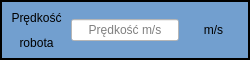
             <widget class="QFrame" name="FramePredkosc">
              <property name="minimumSize">
               <size>
                <width>250</width>
                <height>60</height>
               </size>
              </property>
              <property name="maximumSize">
               <size>
                <width>250</width>
                <height>60</height>
               </size>
              </property>
              <property name="styleSheet">
               <string notr="true">background-color: rgb(114, 159, 207);</string>
              </property>
              <property name="frameShape">
               <enum>QFrame::Panel</enum>
              </property>
              <property name="frameShadow">
               <enum>QFrame::Plain</enum>
              </property>
              <property name="lineWidth">
               <number>2</number>
              </property>
              <layout class="QHBoxLayout" name="horizontalLayout_2">
               <property name="spacing">
                <number>5</number>
               </property>
               <property name="leftMargin">
                <number>5</number>
               </property>
               <property name="topMargin">
                <number>5</number>
               </property>
               <property name="rightMargin">
                <number>5</number>
               </property>
               <property name="bottomMargin">
                <number>5</number>
               </property>
               <item>
                <layout class="QVBoxLayout" name="LayoutPredkoscTxt">
                 <property name="spacing">
                  <number>5</number>
                 </property>
                 <item>
                  <widget class="QLabel" name="LabelPredkosc">
                   <property name="text">
                    <string>Prędkość</string>
                   </property>
                   <property name="alignment">
                    <set>Qt::AlignCenter</set>
                   </property>
                  </widget>
                 </item>
                 <item>
                  <widget class="QLabel" name="LabelRobota">
                   <property name="text">
                    <string>robota</string>
                   </property>
                   <property name="alignment">
                    <set>Qt::AlignCenter</set>
                   </property>
                  </widget>
                 </item>
                </layout>
               </item>
               <item>
                <widget class="QLineEdit" name="TxtPredkosc">
                 <property name="sizePolicy">
                  <sizepolicy hsizetype="Preferred" vsizetype="Fixed">
                   <horstretch>0</horstretch>
                   <verstretch>0</verstretch>
                  </sizepolicy>
                 </property>
                 <property name="styleSheet">
                  <string notr="true">background-color: rgb(255, 255, 255);</string>
                 </property>
                 <property name="alignment">
                  <set>Qt::AlignCenter</set>
                 </property>
                 <property name="readOnly">
                  <bool>true</bool>
                 </property>
                 <property name="placeholderText">
                  <string>Prędkość m/s</string>
                 </property>
                 <property name="clearButtonEnabled">
                  <bool>false</bool>
                 </property>
                </widget>
               </item>
               <item>
                <widget class="QLabel" name="LabelPredkosc_2">
                 <property name="text">
                  <string>m/s</string>
                 </property>
                 <property name="alignment">
                  <set>Qt::AlignCenter</set>
                 </property>
                </widget>
               </item>
              </layout>
             </widget>
